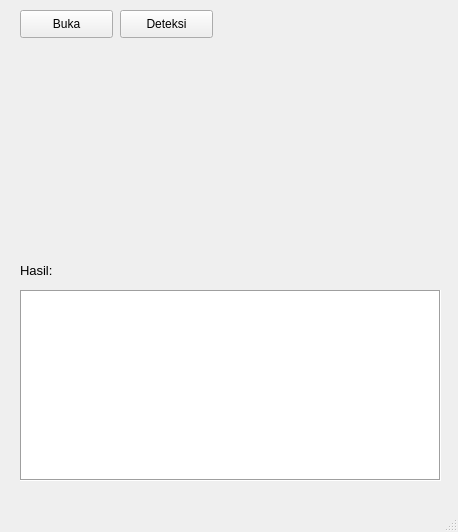
<?xml version="1.0" encoding="UTF-8"?>
<ui version="4.0">
 <class>PadiWindow</class>
 <widget class="QMainWindow" name="PadiWindow">
  <property name="geometry">
   <rect>
    <x>0</x>
    <y>0</y>
    <width>458</width>
    <height>532</height>
   </rect>
  </property>
  <property name="windowTitle">
   <string>Padi</string>
  </property>
  <widget class="QWidget" name="centralwidget">
   <widget class="QPushButton" name="btnOpenFilePadi">
    <property name="geometry">
     <rect>
      <x>20</x>
      <y>10</y>
      <width>93</width>
      <height>28</height>
     </rect>
    </property>
    <property name="text">
     <string>Buka</string>
    </property>
   </widget>
   <widget class="QLabel" name="containerIMG1">
    <property name="geometry">
     <rect>
      <x>20</x>
      <y>50</y>
      <width>200</width>
      <height>200</height>
     </rect>
    </property>
    <property name="text">
     <string/>
    </property>
    <property name="pixmap">
     <pixmap>Example Pictures/potatoleaf.jpg</pixmap>
    </property>
    <property name="scaledContents">
     <bool>true</bool>
    </property>
   </widget>
   <widget class="QLabel" name="containerIMG2">
    <property name="geometry">
     <rect>
      <x>240</x>
      <y>50</y>
      <width>200</width>
      <height>200</height>
     </rect>
    </property>
    <property name="text">
     <string/>
    </property>
    <property name="pixmap">
     <pixmap>Example Pictures/potato.jpg</pixmap>
    </property>
    <property name="scaledContents">
     <bool>true</bool>
    </property>
   </widget>
   <widget class="QLabel" name="labelhasilpadi">
    <property name="geometry">
     <rect>
      <x>20</x>
      <y>260</y>
      <width>91</width>
      <height>20</height>
     </rect>
    </property>
    <property name="font">
     <font>
      <pointsize>10</pointsize>
     </font>
    </property>
    <property name="text">
     <string>Hasil:</string>
    </property>
   </widget>
   <widget class="QPushButton" name="btnDeteksiPadi">
    <property name="geometry">
     <rect>
      <x>120</x>
      <y>10</y>
      <width>93</width>
      <height>28</height>
     </rect>
    </property>
    <property name="text">
     <string>Deteksi</string>
    </property>
   </widget>
   <widget class="QPlainTextEdit" name="hasilPadiField">
    <property name="geometry">
     <rect>
      <x>20</x>
      <y>290</y>
      <width>421</width>
      <height>191</height>
     </rect>
    </property>
    <property name="frameShape">
     <enum>QFrame::Box</enum>
    </property>
    <property name="readOnly">
     <bool>true</bool>
    </property>
   </widget>
  </widget>
  <widget class="QMenuBar" name="menubar">
   <property name="geometry">
    <rect>
     <x>0</x>
     <y>0</y>
     <width>458</width>
     <height>26</height>
    </rect>
   </property>
  </widget>
  <widget class="QStatusBar" name="statusbar"/>
 </widget>
 <resources/>
 <connections/>
</ui>
